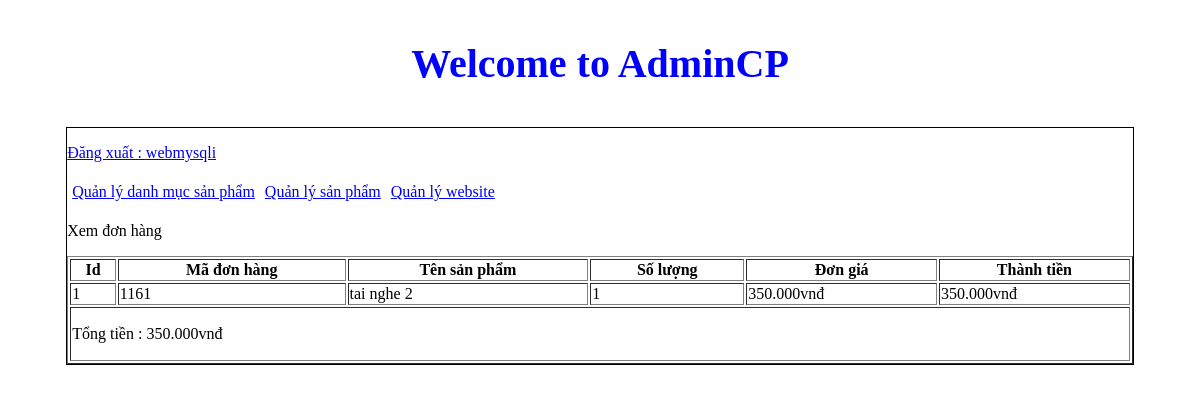
Screenshot of /admincp/index.php?action=donhang&query=xemdonhang&code=1161 (signed in) with the database file from the repository.
### tables this page shows
CREATE TABLE `tbl_cart_details` (
  `id_cart_details` int(11) NOT NULL,
  `code_cart` varchar(10) NOT NULL,
  `id_sanpham` int(11) NOT NULL,
  `soluongmua` int(11) NOT NULL
);

CREATE TABLE `tbl_sanpham` (
  `id_sanpham` int(11) NOT NULL,
  `tensanpham` varchar(250) NOT NULL,
  `masp` varchar(100) NOT NULL,
  `giasp` varchar(50) NOT NULL,
  `soluong` int(11) NOT NULL,
  `hinhanh` varchar(50) NOT NULL,
  `tomtat` text NOT NULL,
  `noidung` text NOT NULL,
  `tinhtrang` int(11) NOT NULL,
  `id_danhmuc` int(11) NOT NULL
);

### admincp/modules/quanlydonhang/xemdonhang.php (the view)
<p>Xem đơn hàng</p>
<?php
	$code = $_GET['code'];
	$sql_lietke_dh = "SELECT * FROM tbl_cart_details,tbl_sanpham WHERE tbl_cart_details.id_sanpham=tbl_sanpham.id_sanpham AND tbl_cart_details.code_cart='".$code."' ORDER BY tbl_cart_details.id_cart_details DESC";
	$query_lietke_dh = mysqli_query($mysqli,$sql_lietke_dh);
?>
<table style="width:100%" border="1" style="border-collapse: collapse;">
  <tr>
  	<th>Id</th>
    <th>Mã đơn hàng</th>
    <th>Tên sản phẩm</th>
    <th>Số lượng</th>
    <th>Đơn giá</th>
    <th>Thành tiền</th>
  </tr>
  <?php
  $i = 0;
  $tongtien = 0;
  while($row = mysqli_fetch_array($query_lietke_dh)){
  	$i++;
  	$thanhtien = $row['giasp']*$row['soluongmua'];
  	$tongtien += $thanhtien ;
  ?>
  <tr>
  	<td><?php echo $i ?></td>
    <td><?php echo $row['code_cart'] ?></td>
    <td><?php echo $row['tensanpham'] ?></td>
    <td><?php echo $row['soluongmua'] ?></td>
    <td><?php echo number_format($row['giasp'],0,',','.').'vnđ' ?></td>
    <td><?php echo number_format($thanhtien,0,',','.').'vnđ' ?></td>
  </tr>
  <?php
  }
  ?>
  <tr>
  	<td colspan="6">
   		<p>Tổng tiền : <?php echo number_format($tongtien,0,',','.').'vnđ' ?></p>
   	</td>
  </tr>
</table>

### rows the page displays
tbl_cart_details: code_cart "1161", id_sanpham.tensanpham "tai nghe 2", soluongmua "1", id_sanpham.giasp "350.000", thanhtien "350.000"

### other values shown
$_SESSION['dangnhap'] "webmysqli"
$tongtien "350.000"
